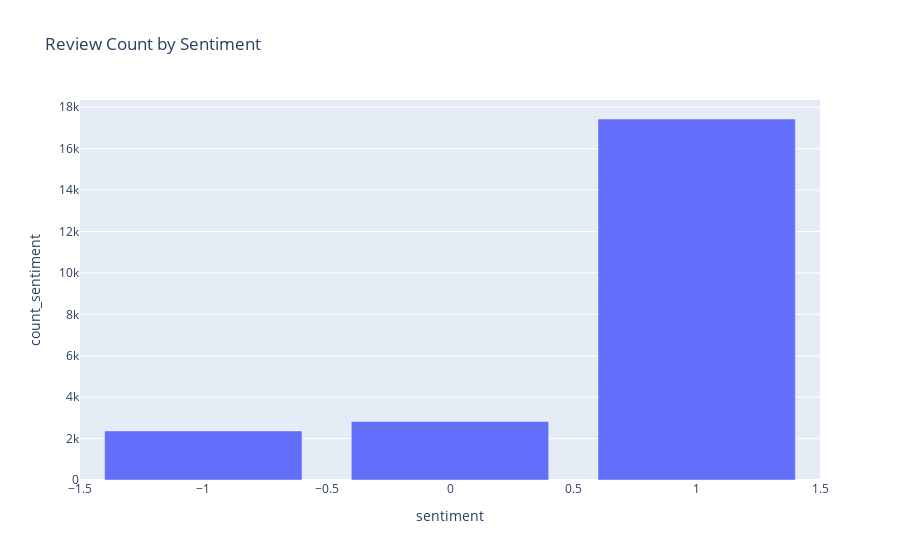

Notebook code for this chart:
### Markdown cell above
Preview the results of the query:

### Code cell
px.bar(
    data_frame = df_count_by_sentiment,
    x  = 'sentiment',
    y = 'count_sentiment',
    height = 500,
    title = 'Review Count by Sentiment'
)

### Figure 1 — Plotly figure (JSON) as saved in the notebook; plotly's stock layout.template omitted (floating-point values rounded to 4 significant figures)
{"data": [{"alignmentgroup": "True", "hovertemplate": "sentiment=%{x}<br>count_sentiment=%{y}<extra></extra>", "legendgroup": "", "marker": {"color": "#636efa", "pattern": {"shape": ""}}, "name": "", "offsetgroup": "", "orientation": "v", "showlegend": false, "textposition": "auto", "type": "bar", "x": [-1, 0, 1], "xaxis": "x", "y": [2370, 2823, 17433], "yaxis": "y"}], "layout": {"autosize": true, "barmode": "relative", "legend": {"tracegroupgap": 0}, "title": {"text": "Review Count by Sentiment"}, "xaxis": {"anchor": "y", "autorange": true, "domain": [0, 1], "range": [-1.5, 1.5], "title": {"text": "sentiment"}, "type": "linear"}, "yaxis": {"anchor": "x", "autorange": true, "domain": [0, 1], "range": [0, 18350.0], "title": {"text": "count_sentiment"}, "type": "linear"}}}
